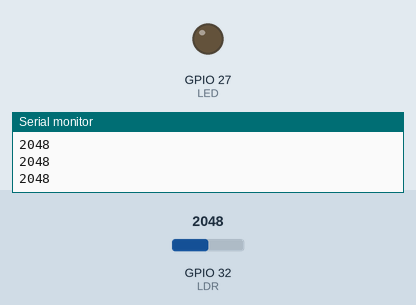
Bench run of a sketch on a simulated ESP32. Parts: output pins drawn as LEDs (lit = HIGH), the last lines printed to the serial monitor. The test bench sets the inputs (shaded band); at power-on: GPIO 32 (LDR) = 2048.

Above: at 1.3 s.
1.4 s: GPIO 32 (LDR) set to 1057
2.9 s: GPIO 32 (LDR) set to 964
At 3.6 s:
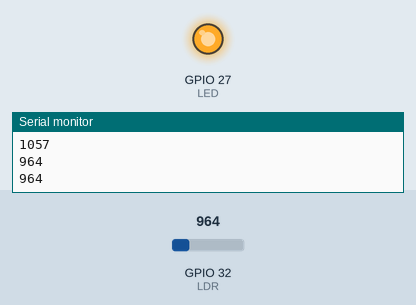
4.5 s: GPIO 32 (LDR) set to 1040
At 4.8 s:
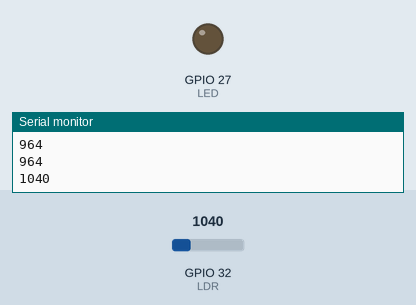
6.0 s: GPIO 32 (LDR) set to 960
At 7.2 s:
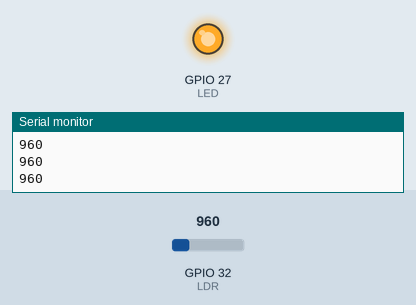
Timing chart, 0 to 8.5 s (numbered marks = the images above; inputs shaded):
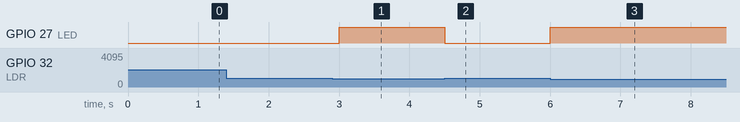

Measured:
- the behaviour switches between 1000 and 999 on GPIO 32 (LDR) (found by bisection; images 0 and 1)
- after the input at 2.9 s, GPIO 27 (LED): LOW → HIGH after 0.10 s
- after the input at 4.5 s, GPIO 27 (LED): HIGH → LOW at once
- after the input at 6.0 s, GPIO 27 (LED): LOW → HIGH at once

The sketch:

sketch_aug27a.ino
```cpp
#define LED 27
#define LDR 32

void setup() {
  pinMode(LED, OUTPUT);
  Serial.begin(115200);
}
void loop() {
  int value = analogRead(LDR);
  Serial.println(value);
  if (value < 1000) {
    digitalWrite(LED, HIGH);   // 어두우면 켜짐
  } else {
    digitalWrite(LED, LOW);    // 밝으면 꺼짐
  }
  delay(500);
}
```
